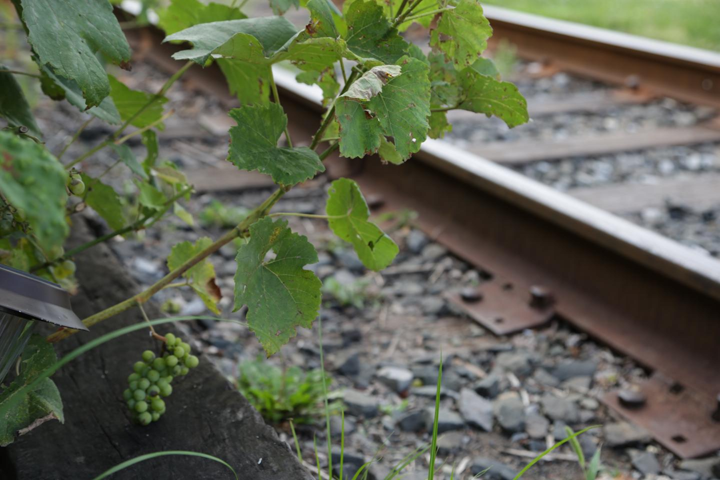
%> input picture Assignment 1/Image1.png, 720 x 480 px
$ octave transforms_script.m   (GNU Octave 9; MATLAB toolbox functions it lacks are replaced by stand-ins)
%> lines starting %> are read from the running program, lines starting %| are printed output that depends on the picture
### Assignment 1/transformImage.m
function TransformedImage = transformImage(InputImage,TransformMatrix,TransformType)
%{
    transformImage - Transform a grayscale image according to the given transformation.

    Syntax:
        TransformedImage = transformImage(InputImage, TransformMatrix, TransformType)

    Description:
        transformImage method applies a transformation to a grayscale image based on the given transformation matrix and type.

    Inputs:
        InputImage - The grayscale input image.
        TransformMatrix - The transformation matrix defining the transformation to be applied.
        TransformType - The type of transformation. It can be one of the following: 'scaling', 'rotation', 'translation', 'reflection', 'shear', 'affine', or 'homography'.

    Outputs:
        TransformedImage - The transformed image.

    Example:
        % Apply a scaling transformation to the input image
        InputImage = imread('input.png');
        TransformMatrix = [2, 0, 0; 0, 2, 0; 0, 0, 1]; % Example scaling matrix
        TransformType = 'scaling';
        TransformedImage = transformImage(InputImage, TransformMatrix, TransformType);
%}


    % switch case to pick the right matrix depending on TransformType
    switch lower(TransformType)
        case 'homography'
            A=TransformMatrix;
            Ainv=inv(A);
        case 'affine'
            A=TransformMatrix;
            Ainv=inv(A);
        case 'scaling'
            A=TransformMatrix;
            Ainv=A;
            Ainv(1,1)=1/Ainv(1,1);
            Ainv(2,2)=1/Ainv(2,2);
        case 'rotation'
            A=TransformMatrix;
            Ainv=A;
            Ainv(2)=-Ainv(2);
            Ainv(4)=-Ainv(4);
        case 'reflection'
            A=TransformMatrix;
            Ainv=A.*(-1);
        case 'shear'
            A=TransformMatrix;
            Ainv=A;
            Ainv(1,2) = -Ainv(1,2);
        case 'composite'
            A3=TransformMatrix{1};
            A2=TransformMatrix{2};
            A1=TransformMatrix{3};
            A=A3*A2*A1;
            % inverse of translation matrix A1
            A1inv=A1;
            A1inv(1,3)=-A1inv(1,3);
            A1inv(2,3)=-A1inv(2,3);
            % inverse of rotation matrix A2
            A2inv=A2;
            A2inv(2)=-A2inv(2);
            A2inv(4)=-A2inv(4);
            % inverse of scaling matrix A3
            A3inv=A3;
            A3inv(1,1)=1/A3inv(1,1);
            A3inv(2,2)=1/A3inv(2,2);
            Ainv=A1inv*A2inv*A3inv;
            % Ainv=inv(A);
    end

    % reading input image and normalising it followed by grayscaling image
    inputDouble = im2double(InputImage);
    grayImage = rgb2gray(inputDouble);
    [h,w] = size(grayImage);

    % cordinates of input image frame
    a = [1,1,1]';
    b = [w,1,1]';
    c = [1,h,1]';
    d = [w,h,1]';

    % finding new cordinates for transformed image via TransformMatrix
    c1=A*a;
    c2=A*b;
    c3=A*c;
    c4=A*d;

    % 1/what is applied to all homogeneous coordinates
    x1=c1(1)/c1(3);
    y1=c1(2)/c1(3);

    x2=c2(1)/c2(3);
    y2=c2(2)/c2(3);

    x3=c3(1)/c3(3);
    y3=c3(2)/c3(3);

    x4=c4(1)/c4(3);
    y4=c4(2)/c4(3);


    % bounding box dimensions
    Aprime = [min([1,x1,x2,x3,x4]),min([1,y1,y2,y3,y4])];
    Bprime = [min([1,x1,x2,x3,x4]),max([y1,y2,y3,y4])];
    Cprime = [max([x1,x2,x3,x4]),min([1,y1,y2,y3,y4])];
    Dprime = [max([x1,x2,x3,x4]),max([y1,y2,y3,y4])];

    minx = Aprime(1);
    miny = Aprime(2);
    maxx = Dprime(1);
    maxy = Dprime(2);

    [Xprime,Yprime] = meshgrid( minx:maxx, miny:maxy );
    % resulting image dimensions
    [hprime,wprime] = size(Xprime);
    pprime = [Xprime(:)';Yprime(:)';ones(1,wprime*hprime)];
    % disp(hprime);disp(wprime);
    phat = Ainv * pprime;
    xhat = phat(1,:);
    yhat = phat(2,:);
    what = phat(3,:);

    x = xhat ./ what;
    y = yhat ./ what;

    x = reshape( x', hprime, wprime );
    y = reshape( y', hprime, wprime );

    % output image
    TransformedImage = interp2( grayImage, x, y );

end

### Assignment 1/transforms_script.m
clear all; close all; clc;

 % reading input image and normalising it followed by grayscaling image
inputImage=imread('Image1.png');
%> inputImage is the input picture: size 480x720x3 uint8; mean R, G, B 95.7, 100.7, 82.1
inputDouble = im2double(inputImage);
grayImage = rgb2gray(inputDouble);
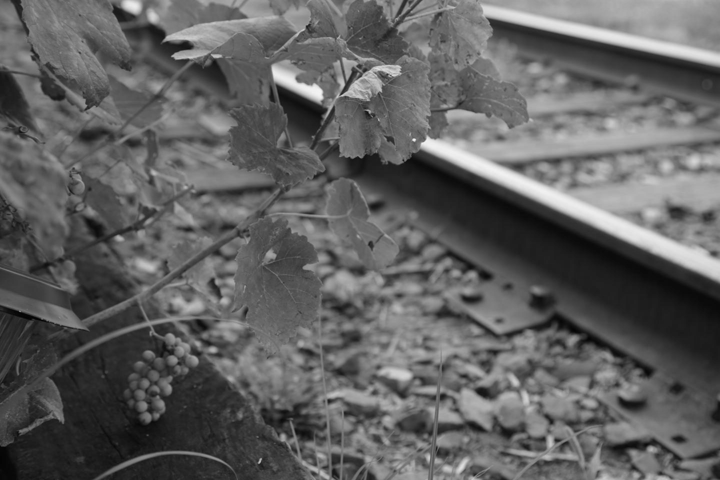
%> grayImage: size 480x720 double; min 0.0143, max 0.956, mean 0.381
[h,w] = size(grayImage);
%> h = 480; w = 720

target_width = 1920;
target_height = 1080;

Sx = target_width / w;
%> Sx = 2.67
Sy = target_height / h;
%> Sy = 2.25

% matrices for transformations
scalingMatrix=[Sx 0 0;0 Sy 0;0 0 1];
%> scalingMatrix = [2.67 0 0; 0 2.25 0; 0 0 1]
rotationMatrix=[cosd(30),-sind(30),0;sind(30),cosd(30),0;0 0 1];
reflectionMatrix=[1 0 0; 0 -1 0; 0 0 1];
shearMatrix=[1 0.5 0;0 1 0;0 0 1];
affineMatrix1=[1 0.4 0.4;0.1 1 0.3;0 0 1];
affineMatrix2=[2.1 -0.35 -0.1;-0.3 0.7 0.3;0 0 1];
homographyMatrix1=[0.8 0.2 0.3;-0.1 0.9 -0.1;0.0005 -0.0005 1];
homographyMatrix2=[29.25 13.95 20.25;4.95 35.55 9.45;0.045 0.09 45];

%matrices for 5th part of question
A1=[1 0 300;0 1 500;0 0 1];
A2=[cosd(-20),-sind(-20),0;sind(-20),cosd(-20),0;0 0 1];
A3=[0.5 0 0;0 0.5 0;0 0 1];
compositeMatrix={A3,A2,A1};


%Output of images after transformations
outputImageOfScaling=transformImage(inputImage,scalingMatrix,'scaling');
outputImageOfReflection=transformImage(inputImage,reflectionMatrix,'reflection');
outputImageOfRotation=transformImage(inputImage,rotationMatrix,'rotation');
outputImageOfShear=transformImage(inputImage,shearMatrix,'shear');
%> call 4 of transformImage, with TransformMatrix = [1 0.5 0; 0 1 0; 0 0 1], TransformType = 'shear'
%> in transformImage (call 4), `TransformedImage = interp2( grayImage, x, y );`:
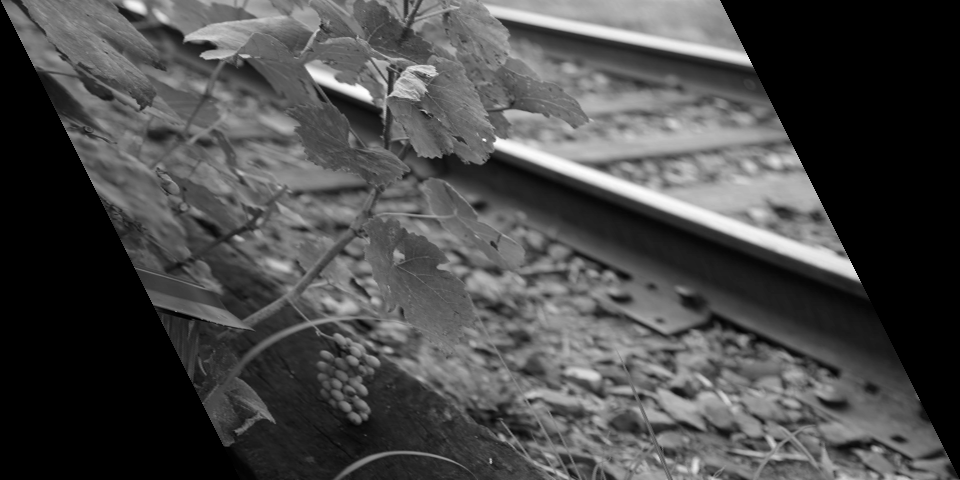
%> TransformedImage: size 480x960 double; 25.05% of the values are NaN or infinite; the others: min 0.0143, max 0.956, mean 0.381; drawn with min black, max white, NaN and infinite black
outputImageOfAffine1=transformImage(inputImage,affineMatrix1,'affine');
%> call 5 of transformImage, with TransformMatrix = [1 0.4 0.4; 0.1 1 0.3; 0 0 1], TransformType = 'affine'
%> in transformImage (call 5), `TransformedImage = interp2( grayImage, x, y );`:
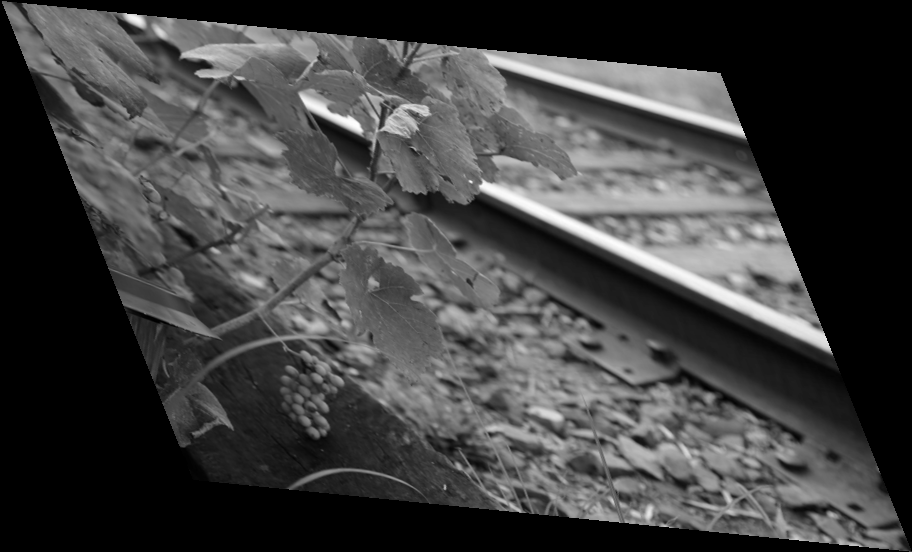
%> TransformedImage: size 552x912 double; 34.33% of the values are NaN or infinite; the others: min 0.0175, max 0.954, mean 0.381; drawn with min black, max white, NaN and infinite black
outputImageOfAffine2=transformImage(inputImage,affineMatrix2,'affine');
%> call 6 of transformImage, with TransformMatrix = [2.1 -0.35 -0.1; -0.3 0.7 0.3; 0 0 1], TransformType = 'affine'
%> in transformImage (call 6), `TransformedImage = interp2( grayImage, x, y );`:
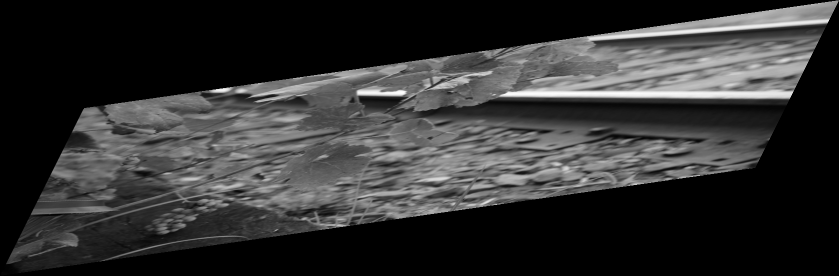
%> TransformedImage: size 552x1678 double (shown at 1/2 size); 49.24% of the values are NaN or infinite; the others: min 0.0161, max 0.954, mean 0.381; drawn with min black, max white, NaN and infinite black
outputImageOfHomography1=transformImage(inputImage,homographyMatrix1,'homography');
%> call 7 of transformImage, with TransformType = 'homography'
%> in transformImage (call 7), `TransformedImage = interp2( grayImage, x, y );`:
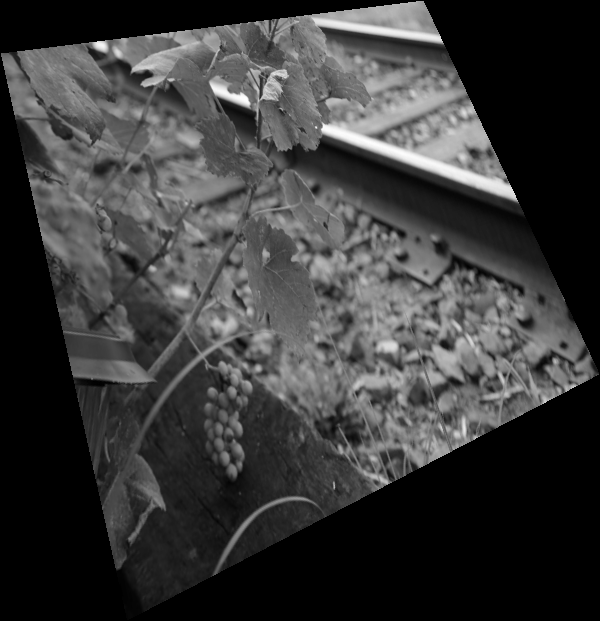
%> TransformedImage: size 621x600 double; 37.4% of the values are NaN or infinite; the others: min 0.0154, max 0.953, mean 0.356; drawn with min black, max white, NaN and infinite black
outputImageOfHomography2=transformImage(inputImage,homographyMatrix2,'homography');
%> call 8 of transformImage, with TransformType = 'homography'
%> in transformImage (call 8), `TransformedImage = interp2( grayImage, x, y );`:
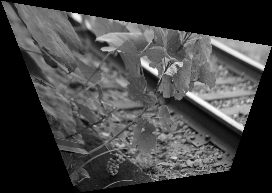
%> TransformedImage: size 193x272 double; 36.25% of the values are NaN or infinite; the others: min 0.0166, max 0.948, mean 0.391; drawn with min black, max white, NaN and infinite black
outputImageOfCompositeOperations=transformImage(inputImage,compositeMatrix,'composite');
%> in transformImage (call 9), `TransformedImage = interp2( grayImage, x, y );`:
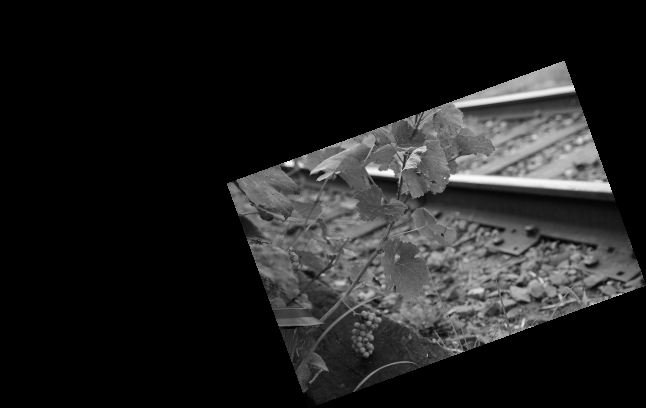
%> TransformedImage: size 408x646 double; 67.33% of the values are NaN or infinite; the others: min 0.0187, max 0.953, mean 0.381; drawn with min black, max white, NaN and infinite black

%plotting of output images
figure;imshow(grayImage);title('Input Image in Gray Scale');
figure;imshow(outputImageOfScaling);title('Output Image 1');
figure;imshow(outputImageOfReflection);title('Output Image 2');
figure;imshow(outputImageOfRotation);title('Output Image 3');
figure;imshow(outputImageOfShear);title('Output Image 4');
figure;imshow(outputImageOfCompositeOperations);title('Output Image 5');
figure;imshow(outputImageOfAffine1);title('Output Image 6.1');
figure;imshow(outputImageOfAffine2);title('Output Image 6.2');
figure;imshow(outputImageOfHomography1);title('Output Image 7.1');
figure;imshow(outputImageOfHomography2);title('Output Image 7.2');

$ run again, with Assignment 1/Image2.png copied over Assignment 1/Image1.png
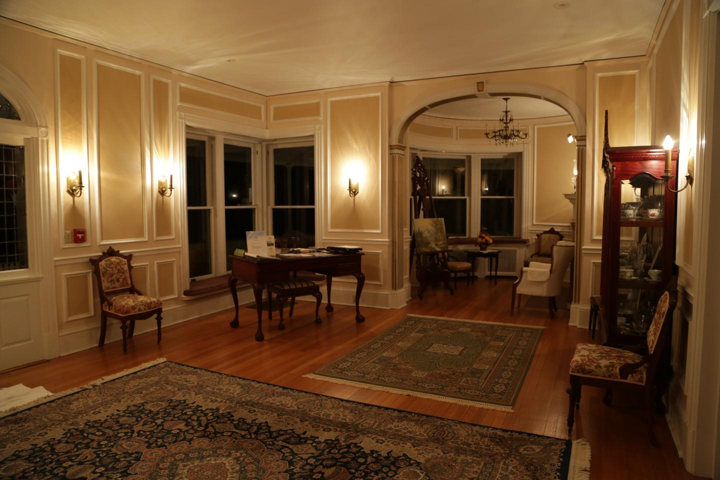
%> input picture Assignment 1/Image2.png, 720 x 480 px
%> inputImage is the input picture: size 480x720x3 uint8; mean R, G, B 111.2, 77.2, 43.7
%> `grayImage = rgb2gray(inputDouble);`:
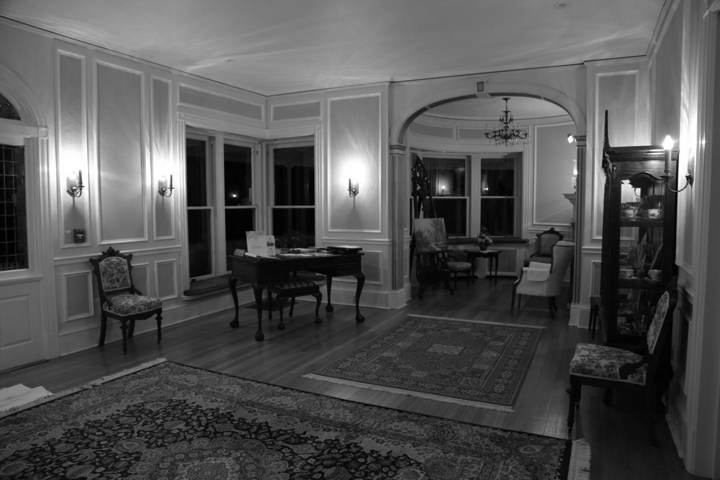
%> grayImage: size 480x720 double; min 0.00279, max 1, mean 0.328
%> TransformedImage: size 480x720 double
%> TransformedImage: size 775x863 double
%> TransformedImage: size 480x960 double
%> TransformedImage: size 552x912 double
%> TransformedImage: size 552x1678 double
%> TransformedImage: size 621x600 double
%> TransformedImage: size 193x272 double
%> in transformImage (call 9), `TransformedImage = interp2( grayImage, x, y );`:
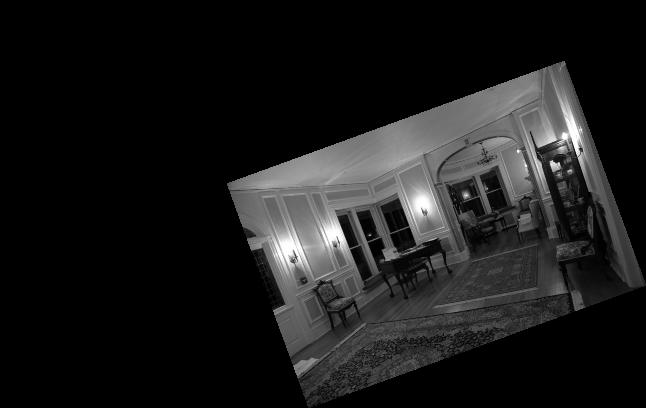
%> TransformedImage: size 408x646 double; 67.33% of the values are NaN or infinite; the others: min 0.00492, max 1, mean 0.328; drawn with min black, max white, NaN and infinite black
